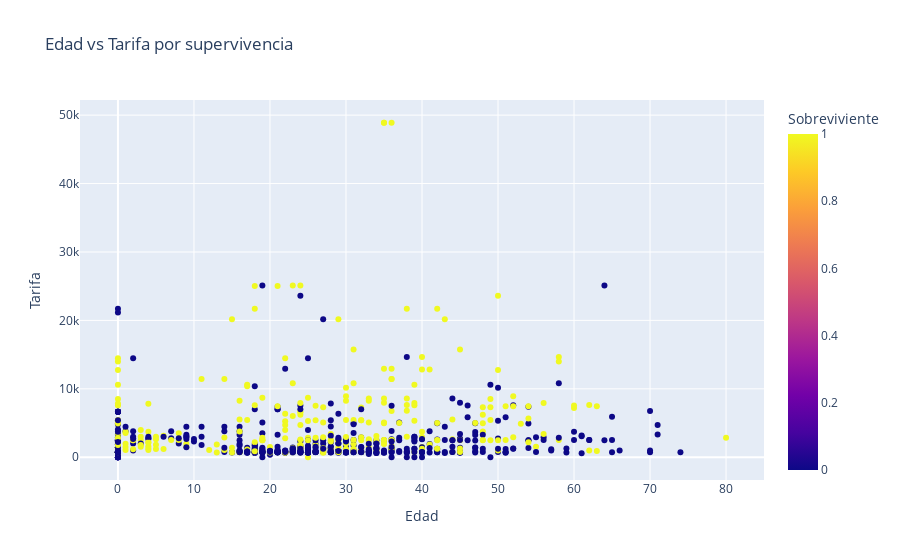

Notebook code for this chart:
### Markdown cell above
Con este gráfico podemos observar si existe relación entre la tarifa y la edad de los pasajeros y su supervivencia ya que los puntos están coloreados indicando si sobrevivieron o no.

### Code cell
fig=px.scatter(titanic, x='Age', y='Fare', color='Survived', 
               title='Edad vs Tarifa por supervivencia', 
               labels={'Age':'Edad', 'Fare':'Tarifa', 'Survived':'Sobreviviente'})
fig.show()

### Figure 1 — Plotly figure (JSON) as saved in the notebook; plotly's stock layout.template omitted (floating-point values rounded to 4 significant figures; data arrays with more than 128 entries replaced by an {"elided": "..."} marker saying what was removed)
{"data": [{"hovertemplate": "Edad=%{x}<br>Tarifa=%{y}<br>Sobreviviente=%{marker.color}<extra></extra>", "legendgroup": "", "marker": {"color": {"elided": "891 int values"}, "coloraxis": "coloraxis", "symbol": "circle"}, "mode": "markers", "name": "", "orientation": "v", "showlegend": false, "type": "scatter", "x": {"elided": "891 int values"}, "xaxis": "x", "y": {"elided": "891 float values"}, "yaxis": "y"}], "layout": {"coloraxis": {"colorbar": {"title": {"text": "Sobreviviente"}}, "colorscale": [[0, "#0d0887"], [0.1111, "#46039f"], [0.2222, "#7201a8"], [0.3333, "#9c179e"], [0.4444, "#bd3786"], [0.5556, "#d8576b"], [0.6667, "#ed7953"], [0.7778, "#fb9f3a"], [0.8889, "#fdca26"], [1, "#f0f921"]]}, "legend": {"tracegroupgap": 0}, "title": {"text": "Edad vs Tarifa por supervivencia"}, "xaxis": {"anchor": "y", "domain": [0, 1], "title": {"text": "Edad"}}, "yaxis": {"anchor": "x", "domain": [0, 1], "title": {"text": "Tarifa"}}}}
